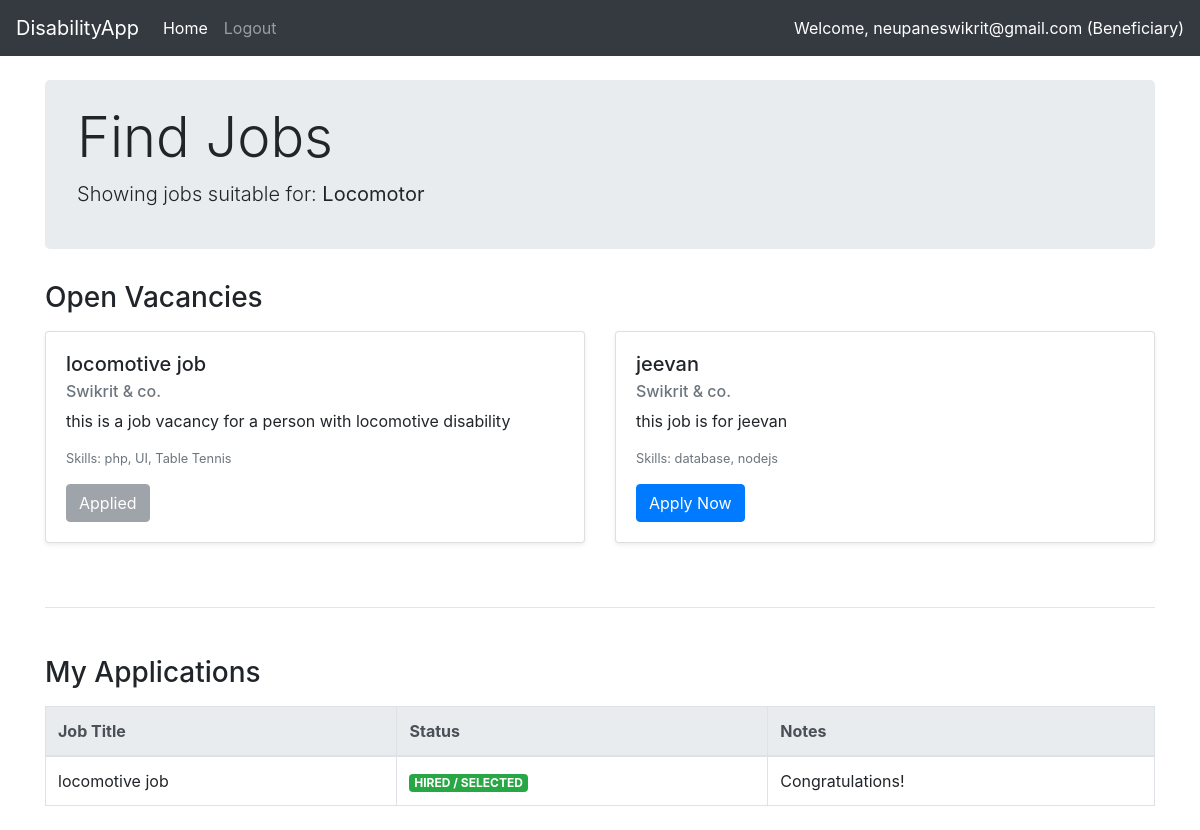
/index.php (signed in), run on the app's committed database.
### tables this page shows
CREATE TABLE `jobs` (
  `job_id` int(11) NOT NULL,
  `company_id` int(11) NOT NULL,
  `job_title` varchar(100) NOT NULL,
  `job_description` text NOT NULL,
  `required_skills` text NOT NULL,
  `target_disability_type` enum('locomotor','visual','hearing','speech','any') NOT NULL,
  `job_status` enum('pending','open','closure_requested','closed') DEFAULT 'pending',
  `posted_date` timestamp NOT NULL DEFAULT current_timestamp()
);

CREATE TABLE `users` (
  `user_id` int(11) NOT NULL,
  `full_name` varchar(100) NOT NULL,
  `email` varchar(100) NOT NULL,
  `password` varchar(255) NOT NULL,
  `role` enum('admin','company','beneficiary') NOT NULL,
  `account_status` enum('pending','active','rejected') DEFAULT 'pending',
  `disability_type` enum('locomotor','visual','hearing','speech','none') DEFAULT NULL,
  `skills` text DEFAULT NULL,
  `disability_card_url` varchar(255) DEFAULT NULL,
  `company_location` varchar(255) DEFAULT NULL,
  `created_at` timestamp NOT NULL DEFAULT current_timestamp()
);

CREATE TABLE `applications` (
  `app_id` int(11) NOT NULL,
  `job_id` int(11) NOT NULL,
  `user_id` int(11) NOT NULL,
  `app_status` enum('pending_admin','eligible','hired','rejected_by_admin','rejected_by_company') DEFAULT 'pending_admin',
  `applied_date` timestamp NOT NULL DEFAULT current_timestamp()
);

### index.php (the view, shortened to what this page needs)
<?php
require 'partials/_dbconnect.php';
$user_id = $_SESSION['user_id'];
$role = $_SESSION['role'];
$jobs_sql = "SELECT jobs.*, users.full_name as company_name FROM jobs JOIN users ON jobs.company_id = users.user_id";
$jobs_result = mysqli_query($conn, $jobs_sql);
$apps_sql = "SELECT applications.*, jobs.job_title, users.full_name as user_name
             FROM applications
             JOIN jobs ON applications.job_id = jobs.job_id
             JOIN users ON applications.user_id = users.user_id";
$apps_result = mysqli_query($conn, $apps_sql);
$my_apps = [];
$all_apps_data = [];
while($row = mysqli_fetch_assoc($apps_result)){
    $all_apps_data[] = $row;
    if($row['user_id'] == $user_id){
        $my_apps[] = $row['job_id'];
    }
}
?>
<!doctype html>
<html lang="en">
    <head>
        <link rel="stylesheet" href="https://stackpath.bootstrapcdn.com/bootstrap/4.4.1/css/bootstrap.min.css">
    </head>
<body>
    <?php require 'partials/_nav.php' ?>
    <div class="container my-4">
        <?php if($role == 'beneficiary'): ?>
            <div class="jumbotron py-4">
                <h1 class="display-4">Find Jobs</h1>
                <p class="lead">Showing jobs suitable for: <strong><?php echo ucfirst($_SESSION['disability_type']); ?></strong></p>
            </div>
            <h3 class="mb-3">Open Vacancies</h3>
            <div class="row">
                <?php
                while($job = mysqli_fetch_assoc($jobs_result)):
                    if($job['target_disability_type'] == $_SESSION['disability_type'] && $job['job_status'] == 'open'):
                        $already_applied = in_array($job['job_id'], $my_apps);
                ?>
                    <div class="col-md-6 mb-3">
                        <div class="card shadow-sm">
                            <div class="card-body">
                                <h5 class="card-title"><?php echo $job['job_title']; ?></h5>
                                <h6 class="card-subtitle mb-2 text-muted"><?php echo $job['company_name']; ?></h6>
                                <p class="card-text"><?php echo $job['job_description']; ?></p>
                                <p class="small text-muted">Skills: <?php echo $job['required_skills']; ?></p>
                                <?php if($already_applied): ?>
                                    <button class="btn btn-secondary disabled">Applied</button>
                                <?php else: ?>
                                    <form action="apply_job.php" method="POST">
                                        <button type="submit" class="btn btn-primary">Apply Now</button>
                                    </form>
                                <?php endif; ?>
                            </div>
                        </div>
                    </div>
                <?php
                    endif;
                endwhile;
                ?>
            </div>
            <hr class="my-5">
            <h3 class="mb-3">My Applications</h3>
            <table class="table table-bordered">
                <thead class="thead-light"><tr><th>Job Title</th><th>Status</th><th>Notes</th></tr></thead>
                <tbody>
                    <?php foreach($all_apps_data as $app): ?>
                        <?php if($app['user_id'] == $user_id): ?>
                        <tr>
                            <td><?php echo $app['job_title']; ?></td>
                            <td>
                                <?php
                                    if($app['app_status'] == 'pending_admin') echo '<span class="badge badge-warning">Under Review by Admin</span>';
                                    elseif($app['app_status'] == 'rejected_by_admin') echo '<span class="badge badge-danger">Not Eligible (Admin Rejected)</span>';
                                    elseif($app['app_status'] == 'eligible') echo '<span class="badge badge-info">Verified - Sent to Company</span>';
                                    elseif($app['app_status'] == 'hired') echo '<span class="badge badge-success">HIRED / SELECTED</span>';
                                    elseif($app['app_status'] == 'rejected_by_company') echo '<span class="badge badge-secondary">Company Rejected</span>';
                                ?>
                            </td>
                            <td>
                                <?php if($app['app_status'] == 'hired') echo "Congratulations!"; ?>
                            </td>
                        </tr>
                        <?php endif; ?>
                    <?php endforeach; ?>
                </tbody>
            </table>
        <?php endif; ?>
    </div>
</body>
</html>

### data on the page
jobs: job_title "locomotive job", company.full_name "Swikrit & co.", job_description "this is a job vacancy for a person with locomotive disability", required_skills "php, UI, Table Tennis", shows "Applied"
jobs: job_title "jeevan", company.full_name "Swikrit & co.", job_description "this job is for jeevan", required_skills "database, nodejs"
applications: job.job_title "locomotive job", app_status "HIRED / SELECTED"

### other printed values
$_SESSION['email'] "neupaneswikrit@gmail.com"
$_SESSION['role'] "Beneficiary"
$_SESSION['disability_type'] "Locomotor"
